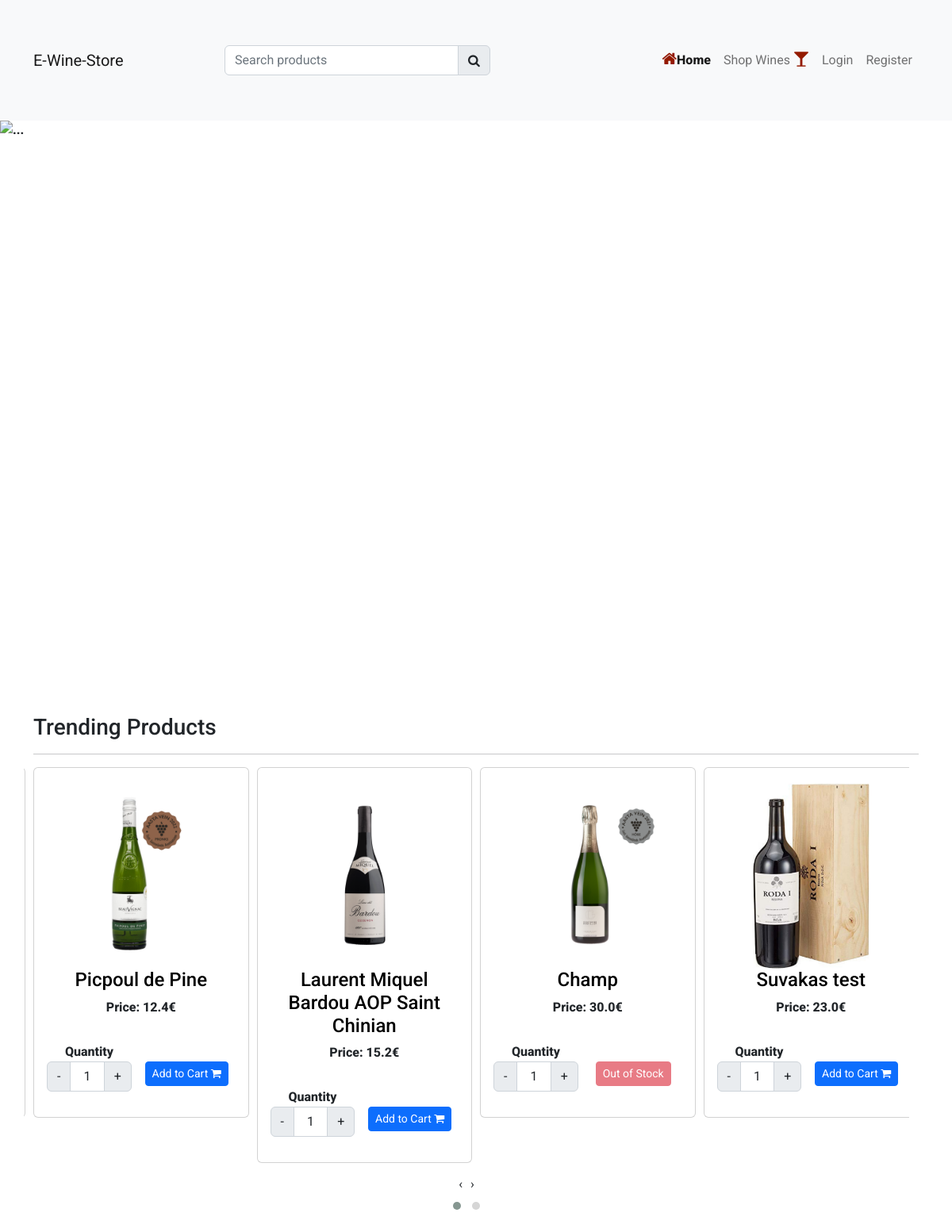
The page / on the database its author committed.
### store/models.py (models this page shows, shortened)
class Product(models.Model):
    category = models.ForeignKey(Category, on_delete=models.CASCADE)
    slug = models.CharField(max_length=150, null=False, blank=False)
    name = models.CharField(max_length=150, null=False, blank=False)
    product_image = models.ImageField(upload_to=get_file_path, null=True, blank=True)
    small_description = models.CharField(max_length=500, null=False, blank=False)
    quantity = models.IntegerField(null=False, blank=False)
    description = models.TextField(max_length=500, null=False, blank=False)
    original_price = models.FloatField(null=False, blank=False)
    selling_price = models.FloatField(null=False, blank=False)
    status = models.BooleanField(default=False, help_text="0=default, 1=Hidden")
    trending = models.BooleanField(default=False, help_text="0=default, 1=Trending")
    tag = models.CharField(max_length=150, null=False, blank=False)
    meta_title = models.CharField(max_length=150, null=False, blank=False)
    meta_keywords = models.CharField(max_length=150, null=False, blank=False)
    meta_description = models.CharField(max_length=500, null=False, blank=False)
    created_at = models.DateTimeField(auto_now=True)

### store/views.py (the view)
# urls.py: 2. Add a URL to urlpatterns:  path('', views.home, name='home')
def home(request):
    trending_products = Product.objects.filter(trending=1)
    context = {'trending_products': trending_products}
    return render(request, "store/index.html", context)

### store/templates/store/index.html (shortened to what this page needs)
{% extends 'store/layouts/main.html' %}
{% block content %}
   {% include 'store/inc/slider.html' %}
<div class="container my-5">
    <div class="row">
        <div class="col-md-12">
            <h3>Trending Products</h3>
            <hr>
            <div class="row owl-carousel owl-theme">
            {% for item in trending_products %}
                <div class="product_data item">
                    <div class="card">
                        <div class="card-body">
                          <a href="{% url 'productview' item.category.slug item.slug %}">
                            <div class="category-images">
                                <img src="{{ item.product_image.url }}" alt="Category image" class="w-100" />
                            </div>
                            <h4 class="text-center"> {{ item.name}}</h4>
                          </a>
                             <center>   Price: {{ item.selling_price }}€  <center>
                            <br>
                            <div class="row mt-2">
                                      <div class="col-md-6">
                                        <label for="Quantity">Quantity</label>
                                        <div class="input-group text-center mb-3">
                                          <button class="input-group-text decrement-btn">-</button>
                                          <input type="text" name="quantity" class="form-control qty-input text-center" value="1" >
                                          <button class="input-group-text increment-btn">+</button>
                                        </div>
                                  </div>
                                  <div class="col-md-6 px-0">
                                  <br>
                                     <span class="mb-2">
                                          {% if item.quantity > 0 %}
                                                <button type="button" class="btn btn-primary btn-sm me-3 addToCartBtn"> Add to Cart <i class="fa fa-shopping-cart"></i></button>
                                          {% else %}
                                                <button type="button" class="btn btn-danger btn-sm me-3 disabled "> Out of Stock </button>
                                          {% endif %}
                                     </span>
                                    </div>
                               </div>
                            </div>
                       </div>
                  </div>
                {% endfor %}
            </div>
        </div>
    </div>
</div>
{% endblock content %}

### store/templates/store/layouts/main.html (style rules this page uses)
* { font-family: 'Roboto', sans-serif; }
a { text-decoration: none; color: #000; }

### rows shown on the page
Product: product_image (picture), name "Picpoul de Pine", selling_price "12.4", quantity "Add to Cart"
Product: product_image (picture), name "Laurent Miquel Bardou AOP Saint Chinian", selling_price "15.2", quantity "Add to Cart"
Product: product_image (picture), name "Champ", selling_price "30.0", quantity "Out of Stock"
Product: product_image (picture), name "Suvakas test", selling_price "23.0", quantity "Add to Cart"
